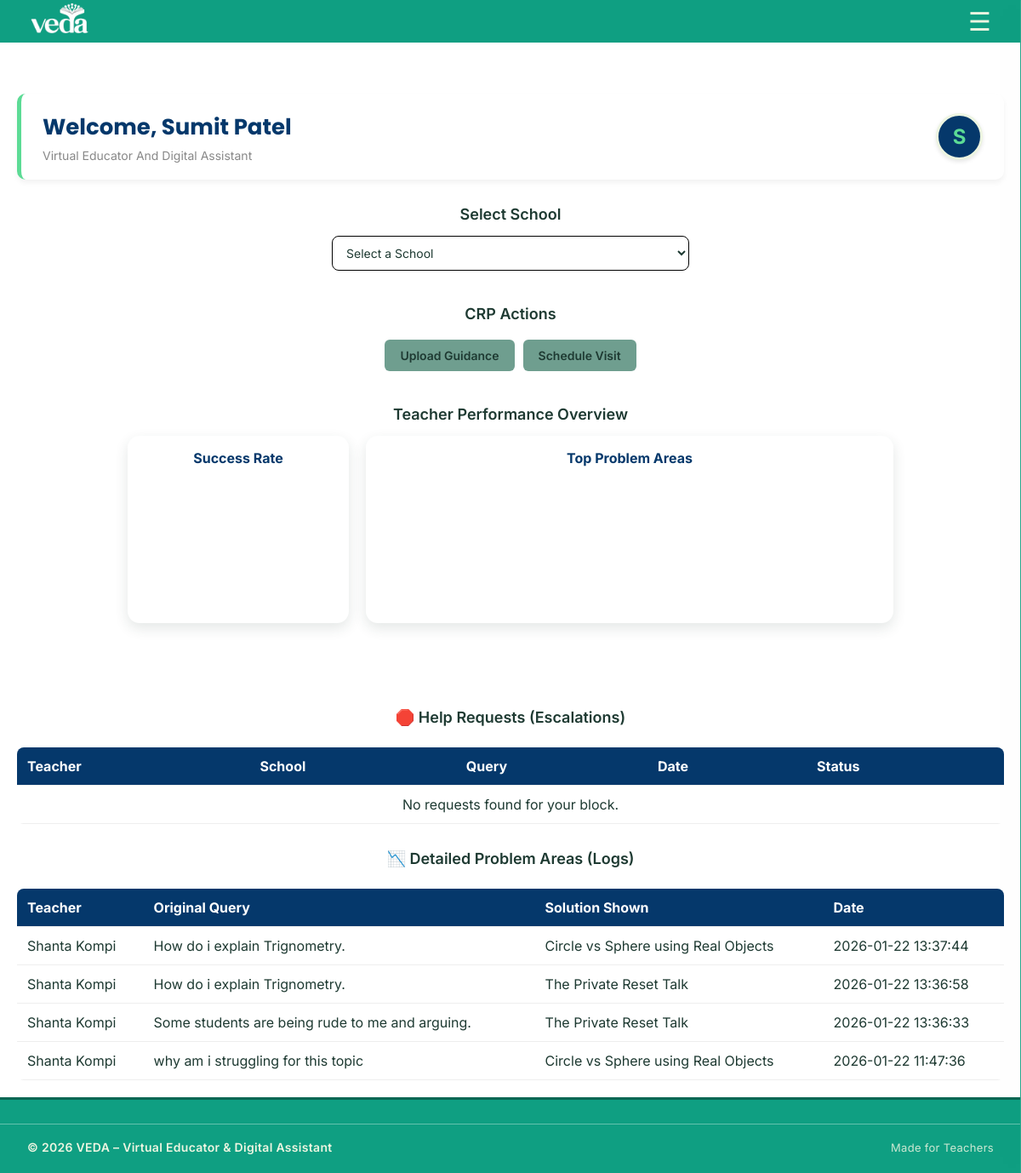
The page /crp (signed in) on the database its author committed.
### tables this page shows
CREATE TABLE crps(
            id INTEGER PRIMARY KEY AUTOINCREMENT,
            name TEXT NOT NULL,
            employee_id TEXT UNIQUE,
            email TEXT UNIQUE NOT NULL,
            password TEXT NOT NULL,
            assigned_cluster TEXT, -- Kept for legacy compatibility
            assigned_block TEXT,
            domain TEXT
        );

CREATE TABLE interaction_logs(
            id INTEGER PRIMARY KEY AUTOINCREMENT,
            request_id TEXT UNIQUE,
            teacher_id TEXT,
            school_id TEXT,
            topic TEXT,
            query_text TEXT,
            solution_shown TEXT,
            worked BOOLEAN, 
            feedback_text TEXT,
            created_at TIMESTAMP DEFAULT CURRENT_TIMESTAMP
        );

CREATE TABLE teachers(
            id INTEGER PRIMARY KEY AUTOINCREMENT,
            name TEXT NOT NULL,
            employee_id TEXT UNIQUE,
            school_udise TEXT NOT NULL, -- Links to schools.udise
            email TEXT UNIQUE NOT NULL,
            password TEXT NOT NULL,
            preferred_language TEXT,
            subjects TEXT,
            classes TEXT
        );

### API_routes/crp.py (the view)
@router.get("/crp")
def crp(request: Request, user=Depends(require_login)):
    if isinstance(user, RedirectResponse): return user
    if user.get("role") != "crp":
        return RedirectResponse(url="/login?error=Unauthorized")
    conn = get_connection()
    conn.row_factory = lambda cursor, row: {col[0]: row[idx] for idx, col in enumerate(cursor.description)}
    cursor = conn.cursor()
    cursor.execute("SELECT assigned_cluster, assigned_block FROM crps WHERE employee_id=?", (user['username'],))
    crp_info = cursor.fetchone()
    assigned_block = crp_info['assigned_block'] if crp_info else None
    assigned_cluster = crp_info['assigned_cluster'] if crp_info else None
    schools_data = []
    if assigned_block:
        cursor.execute("SELECT udise, name FROM schools WHERE block = ?", (assigned_block,))
    elif assigned_cluster:
        cursor.execute("SELECT udise, name FROM schools WHERE cluster = ?", (assigned_cluster,))
    else:
        cursor.execute("SELECT udise, name FROM schools")
    schools_data = cursor.fetchall()
    cursor.execute("""
        SELECT e.*, t.name as teacher_name, s.name as school_name
        FROM escalations e
        LEFT JOIN teachers t ON e.teacher_id = t.employee_id
        LEFT JOIN schools s ON e.school_id = s.udise
        WHERE e.status = 'Open'
        ORDER BY e.created_at DESC
        LIMIT 10
    """)
    escalations = cursor.fetchall()
    cursor.execute("""
        SELECT i.*, t.name as teacher_name
        FROM interaction_logs i
        LEFT JOIN teachers t ON i.teacher_id = t.employee_id
        WHERE i.worked = 0
        ORDER BY i.created_at DESC
        LIMIT 10
    """)
    insights = cursor.fetchall()
    conn.close()
    response = templates.TemplateResponse("CRP.html", {
        "request": request,
        "user": user,
        "schools": schools_data,
        "escalations": escalations,
        "insights": insights
    })
    response.headers["Cache-Control"] = "no-store, no-cache, must-revalidate, max-age=0"
    response.headers["Pragma"] = "no-cache"
    response.headers["Expires"] = "0"
    return response

### templates/CRP.html (shortened to what this page needs)
{% extends "base.html" %}
{% block extra_css %}
  <link rel="stylesheet" href="static/css/crp.css">
{% endblock %}
{% block content %}
  <div class="page-container">
    <div class="welcome-section">
        <div class="welcome-text">
            <h2>Welcome, {{ user.name }}</h2>
            <p>Virtual Educator And Digital Assistant</p>
        </div>
        {% if user %}
        <a href="/profile" class="profile-shortcut" title="Open My Profile">
            <div class="user-avatar-large">
              {{ user.name[0] | upper }}
            </div>
        </a>
        {% endif %}
    </div>
    <div class="section-title">Select School</div>
    <div class="teacher-dropdown-wrapper">
      <select id="teacherDropdown">
        <option value="">Select a School</option>
      </select>
    </div>
    <div class="section-title">CRP Actions</div>
    <div class="actions">
      <button onclick="document.getElementById('visitModal').style.display='none'; document.getElementById('uploadModal').style.display='flex';">
        Upload Guidance
      </button>
      <button onclick="document.getElementById('uploadModal').style.display='none'; document.getElementById('visitModal').style.display='flex';">
        Schedule Visit
      </button>
    </div>
    <div class="section-title">Teacher Performance Overview</div>
    <div class="charts-grid">
      <div class="chart-card small">
        <h4 style="text-align:center; color:#05386B; margin-bottom:10px;">Success Rate</h4>
        <canvas id="completionDonut"></canvas>
      </div>
      <div class="chart-card wide">
        <h4 style="text-align:center; color:#05386B; margin-bottom:10px;">Top Problem Areas</h4>
        <canvas id="teacherHistogram"></canvas>
      </div>
    </div>
    <br>
    <div class="section-title">🛑 Help Requests (Escalations)</div>
    <div style="overflow-x:auto;">
        <table class="data-table">
            <thead>
                <tr>
                    <th>Teacher</th>
                    <th>School</th>
                    <th>Query</th>
                    <th>Date</th>
                    <th>Status</th>
                </tr>
            </thead>
            <tbody>
                {% if escalations %}
                    {% for esc in escalations %}
                    <tr>
                        <td>{{ esc.teacher_name }}</td>
                        <td>{{ esc.school_name if esc.school_name else esc.school_id }}</td>
                        <td>{{ esc.query_text }}</td>
                        <td>{{ esc.created_at }}</td>
                        <td style="display: flex; align-items: center;">
                            {% if esc.status == 'Open' %}
                                <span class="tag tag-open">{{ esc.status }}</span>
                                <form action="/crp/close-escalation" method="POST" style="margin:0;">
                                    <input type="hidden" name="escalation_id" value="{{ esc.id }}">
                                    <button type="submit" class="btn-close-ticket" title="Mark as Resolved">
                                        ✔ Close
                                    </button>
                                </form>
                            {% else %}
                                <span class="tag tag-resolved">{{ esc.status }}</span>
                            {% endif %}
                        </td>
                    </tr>
                    {% endfor %}
                {% else %}
                    <tr><td colspan="5" style="text-align:center;">No requests found for your block.</td></tr>
                {% endif %}
            </tbody>
        </table>
    </div>
    <div class="section-title">📉 Detailed Problem Areas (Logs)</div>
    <div style="overflow-x:auto;">
        <table class="data-table">
            <thead>
                <tr>
                    <th>Teacher</th>
                    <th>Original Query</th>
                    <th>Solution Shown</th>
                    <th>Date</th>
                </tr>
            </thead>
            <tbody>
                {% if insights %}
                    {% for ins in insights %}
                    <tr>
                        <td>{{ ins.teacher_name }}</td>
                        <td>{{ ins.query_text }}</td>
                        <td>{{ ins.solution_shown }}</td>
                        <td>{{ ins.created_at }}</td>
                    </tr>
                    {% endfor %}
                {% else %}
                    <tr><td colspan="4" style="text-align:center;">No reported issues.</td></tr>
                {% endif %}
            </tbody>
        </table>
    </div>
  </div>
{% endblock %}

### templates/base.html (shortened to what this page needs)
<!DOCTYPE html>
<html lang="en">
<head>
    <link rel="stylesheet" href="/static/css/theme.css">
    <link rel="stylesheet" href="/static/css/layout.css"> <link rel="stylesheet" href="/static/css/navbar.css">
    <link rel="stylesheet" href="/static/css/sidebar.css">
    <link rel="stylesheet" href="/static/css/footer.css">
    {% block extra_css %}{% endblock %}
</head>
<body>
    {% include 'partials/navbar.html' %}
    <div class="page-wrapper">
        <main class="content">
            {% block content %}{% endblock %}
        </main>
    </div>
                {% include 'partials/footer.html' %}
</body>
</html>

### templates/partials/navbar.html
<nav>
<div class="logo-wrap">
    <img src="/static/img/logo.png" alt="VEDA Logo" class="veda-logo">
</div>
    <div class="nav-right">
        <button class="hamburger" id="hamburgerBtn">☰</button>
    </div>
</nav>

### templates/partials/footer.html
<footer class="app-footer">
    <div class="footer-inner">
      <span>© 2026 VEDA – Virtual Educator & Digital Assistant</span>
      <span>Made for Teachers</span>
    </div>
</footer>

### static/css/layout.css (style rules this page uses)
* { box-sizing: border-box; margin: 0; padding: 0; font-family: 'Inter', sans-serif; }
body { min-height: 100vh; background:#ffffff !important; color: #056b64; max-width: 100%; height: 100%; display: flex; flex-direction: column; }
.page-wrapper { flex:1; }

### static/css/navbar.css (style rules this page uses)
.nav-right { display: flex; align-items: center; gap: 20px; }
.hamburger { background: none; border: none; color: white; font-size: 28px; cursor: pointer; padding: 0; display: flex; align-items: center; }
.logo-wrap { display: flex; align-items: center; gap: 10px; }
.veda-logo { height: 100px; width: auto; }

### static/css/sidebar.css (style rules this page uses)
nav { width: 100%; background:#0F9F82 !important; color: #EDF5E1; padding: 10px 20px; display: flex; justify-content: space-between; align-items: center; position: fixed; top: 0; left: 0; right: 0; z-index: 1003; height: 50px; }
.hamburger { font-size: 30px; cursor: pointer; background: none; border: none; color: #EDF5E1; padding: 10px 15px; }

### static/css/footer.css (style rules this page uses)
.app-footer { width: 100%; margin: 0; padding : 28px 0 22px; margin-bottom: 0%; background:#0F9F82; color: #EDF5E1; border-top: 3px solid #096653;; }
.app-footer::before { content: ""; display: block; width: 100%; height: 1px; background: rgba(255,255,255,0.35); margin-bottom: 18px; }
.footer-inner { max-width: 1320px; margin: 0 auto; padding: 0 32px; display: flex; justify-content: space-between; align-items: center; flex-wrap: wrap; font-size: 14px; letter-spacing: 0.3px; }
.footer-inner span:first-child { font-weight: 600; }
.footer-inner span:last-child { opacity: 0.85; font-size: 13px; }
.app-footer { margin-top: auto; }

### static/css/crp.css (style rules this page uses)
* { box-sizing: border-box; margin:0; padding:0; font-family:'Inter', sans-serif; }
body { min-height: 100vh; display: flex; flex-direction: column; background:#ffffff !important; color:#1E3A32 }
.section-title { max-width:95%; margin:30px auto 15px; font-size:18px; font-weight:600; text-align:center; color:#1E3A32 }
.actions { max-width:95%; margin:20px auto 40px; display:flex; justify-content:center; gap:10px; flex-wrap: wrap; }
.actions button { padding:10px 18px; font-size:14px; border:none; border-radius:6px; background: #6F9E8F; color:#1E3A32; cursor:pointer; font-weight:600; transition:0.3s; }
#teacherDropdown { width:90%; max-width:400px; padding:10px; border-radius:6px; border:1px solid #379683; font-size:14px; color:#05386B; }
.teacher-dropdown-wrapper { width: 100%; display: flex; justify-content: center; margin-bottom: 40px; }
#teacherDropdown { width: 90%; max-width: 420px; padding: 10px 12px; border-radius: 8px; border: 1.5px solid #000000; background: #ffffff; color: #1E3A32; font-size: 14px; outline: none; }
.charts-grid { max-width: 900px; margin: 0 auto 50px; display: grid; grid-template-columns: 260px 1fr; gap: 20px; }
.chart-card { background: #ffffff; border-radius: 14px; padding: 16px; box-shadow: 0 6px 16px rgba(30,58,50,0.12); }
.chart-card.small { height: 220px; }
.chart-card.wide { height: 220px; }
.chart-card canvas { width: 100% !important; height: 100% !important; }
.app-footer { margin-top: auto; }

### templates/CRP.html (style rules this page uses)
.page-container { max-width: 1200px; margin: 0 auto; margin-top: 90px; padding: 20px; }
.data-table { width: 100%; border-collapse: collapse; margin-top: 10px; background: white; border-radius: 8px; overflow: hidden; }
.data-table th, .data-table td { padding: 12px; text-align: left; border-bottom: 1px solid #eee; }
.data-table th { background-color: #05386B; color: white; }
.welcome-section { background-color: white; padding: 20px 25px; border-radius: 10px; margin-bottom: 25px; display: flex; justify-content: space-between; align-items: center; box-shadow: 0 4px 6px rgba(0,0,0,0.05); border-left: 5px solid #5CDB95; }
.welcome-text h2 { margin: 0; color: #05386B; font-size: 26px; font-family: 'Poppins', sans-serif; }
.welcome-text p { margin: 5px 0 0; color: #888; font-size: 14px; }
.profile-shortcut { text-decoration: none; transition: transform 0.2s; display: block; }
.user-avatar-large { width: 55px; height: 55px; background: #05386B; color: #5CDB95; border-radius: 50%; display: flex; align-items: center; justify-content: center; font-weight: 700; font-size: 24px; border: 3px solid #EDF5E1; box-shadow: 0 2px 5px rgba(0,0,0,0.1); }

### rows shown on the page
crps: name "Sumit Patel"
interaction_logs: teacher_name "Shanta Kompi", query_text "How do i explain Trignometry.", solution_shown "Circle vs Sphere using Real Objects", created_at "2026-01-22 13:37:44"
interaction_logs: teacher_name "Shanta Kompi", query_text "How do i explain Trignometry.", solution_shown "The Private Reset Talk", created_at "2026-01-22 13:36:58"
interaction_logs: teacher_name "Shanta Kompi", query_text "Some students are being rude to me and arguing.", solution_shown "The Private Reset Talk", created_at "2026-01-22 13:36:33"
interaction_logs: teacher_name "Shanta Kompi", query_text "why am i struggling for this topic", solution_shown "Circle vs Sphere using Real Objects", created_at "2026-01-22 11:47:36"

### other values the page prints
{{ user.name[0] | upper }} "S"
